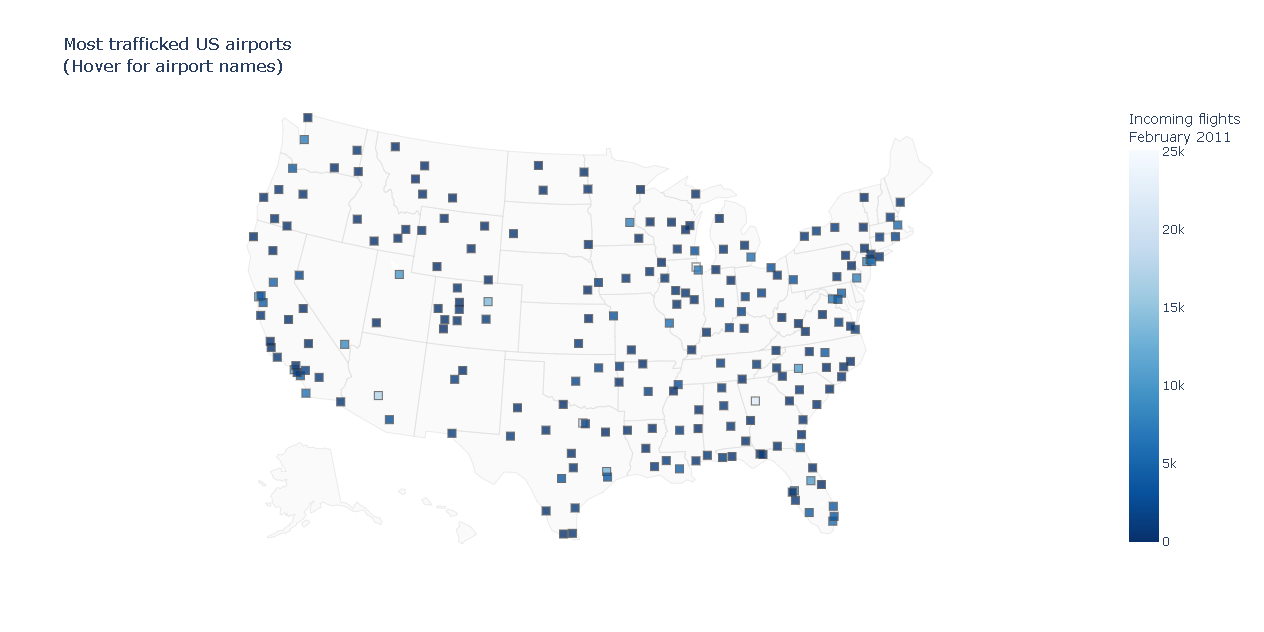

This figure's Python source:
# Mapa dos aeroportos dos EUA

import plotly.graph_objects as go # chama o módulo como go para a biblioteca 
import pandas as pd # Biblioteca usada para criar dataframes

df = pd.read_csv('https://raw.githubusercontent.com/plotly/datasets/master/2011_february_us_airport_traffic.csv') # Cria o dataframe com os dados do arquivo 'linkado'

# Cria o texto com dados do dataframe
df['text'] = df['airport'] + '' + df['city'] + ', ' + df['state'] + '' + 'Arrivals: ' + df['cnt'].astype(str) 

# Cria a figura do tipo go.Figure
fig = go.Figure(data=go.Scattergeo(
        locationmode = 'USA-states', # Filtra os Estados dos EUA
        lon = df['long'], # Variável para dados de Longitude
        lat = df['lat'], # Variável para dados de Latitude
        text = df['text'], # Variável para dados de texto
        mode = 'markers', # Modo dos dados 
        # Configuração do fundo do mapa
        marker = dict( 
            size = 8, # Tamanho
            opacity = 0.8, # Opacidade
            reversescale = True, # Escala reversa
            autocolorscale = False, # Autoescala DESATIVADA
            symbol = 'square', # usa o símbolo (pontos) do tipo 'square'/quadrado
            # Configuração das linhas divisórias 
            line = dict(
                width=1, # largura
                color='rgba(102, 102, 102)' # Cor por código RGB
            ),
            colorscale = 'Blues', # Escala de cor 'Blues', tons de azul
            cmin = 0, # Configurações de cores com número mínimos (menores) da tabela
            color = df['cnt'], # As cores serão definidas pela diferença de daods da coluna 'cnt' do dataframe
            cmax = df['cnt'].max(), # Configurações de cores com número máximos (maiores) da tabela
            colorbar_title="Incoming flights<br>February 2011" # Título da escala de cor 
        )))

# Mais alguns detalhes do layout
fig.update_layout(
        title = 'Most trafficked US airports<br>(Hover for airport names)', # Título do mapa
        # Configuração do mapa
        geo = dict(
            scope='usa', # Foca o mapa nos EUA
            projection_type='albers usa', # Tipo de projeção do mapa para os EUA
            showland = True, # Exibe a "terra" de fundo
            landcolor = "rgb(250, 250, 250)", # Cor da "terra"
            subunitcolor = "rgb(217, 217, 217)", 
            countrycolor = "rgb(217, 217, 217)",
            countrywidth = 0.5,
            subunitwidth = 0.5
        ),
    )
fig.show() # Plota o gráfico
